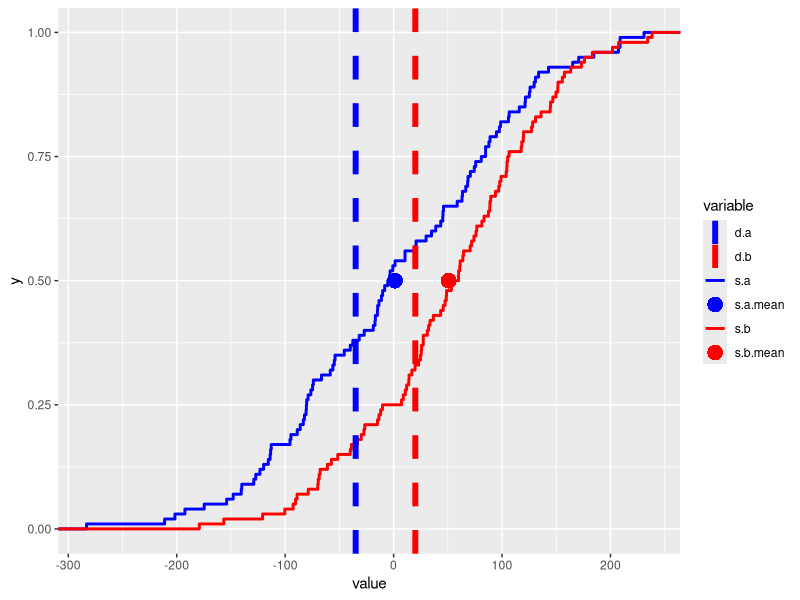

Write R code to recreate this figure.
# This was from an online answer that I think I searched when working with the unknown B sample to do fpkm analysisn and 
# drawing plots. Helped me with having multiple data points on lines

require(ggplot2)
require(reshape2)

s.a = rnorm(100)*100
s.b = rnorm(100)*100+50
d.a = -35
d.b = 20
sdata = data.frame(cbind(s.a,s.b))
ddata = data.frame(cbind(d.a,d.b))
sdata.m = melt(sdata)
ddata.m = melt(ddata)

ggplot(sdata.m, aes(x=value, color=variable,linetype=variable,shape=variable))+
  stat_ecdf(size=1)+
  geom_vline(data=ddata.m,
             aes(xintercept = value,color=variable,linetype=variable,shape=variable),
             size=2) +
  geom_point(aes(x=mean(sdata.m$value[sdata.m$variable=="s.a"]),
                 color="s.a.mean",linetype="s.a.mean",shape="s.a.mean",
                 y=.5),size = 5) +
  geom_point(aes(x=mean(sdata.m$value[sdata.m$variable=="s.b"]),
                 color="s.b.mean",linetype="s.b.mean",shape="s.b.mean",
                 y=.5),size = 5) +
  scale_shape_manual(breaks=c("d.a","d.b","s.a","s.a.mean","s.b","s.b.mean"),
                     values=c(16,16,16,16,16,16)) +
  scale_color_manual(breaks=c("d.a","d.b","s.a","s.a.mean","s.b","s.b.mean"),
                     values=c("blue","red","blue","blue","red","red"))+
  scale_linetype_manual(breaks=c("d.a","d.b","s.a","s.a.mean","s.b","s.b.mean"),
                        values=c(2,2,1,0,1,0))+
  guides(color=guide_legend(override.aes=list(shape=c(NA,NA,NA,16,NA,16))))

# Following this https://tutorials.iq.harvard.edu/R/Rgraphics/Rgraphics.html. Note: It is not possible to do interactive graphics 
# with ggplot.




